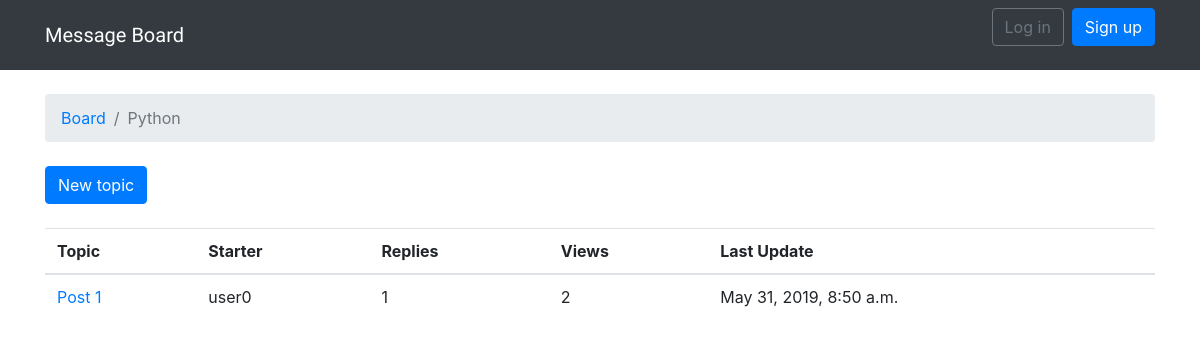
The app's page /boards/1/ with its own data.
### boards/models.py (models this page shows, shortened)
class Board(models.Model):
	name = models.CharField(max_length=30, unique=True)
	description = models.CharField(max_length=100)

class Topic(models.Model):
	subject = models.CharField(max_length=255)
	last_updated = models.DateTimeField(auto_now_add=True)
	board = models.ForeignKey(Board, related_name='topics', on_delete=models.PROTECT)
	starter = models.ForeignKey(User, related_name='topics', on_delete=models.PROTECT)
	views = models.PositiveIntegerField(default=0)

### boards/views.py (the view)
# urls.py: url(r'^boards/(?P<pk>\d+)/$', views.board_topics, name='board_topics'),
def board_topics(request, pk):
	board = get_object_or_404(Board, pk=pk)
	topics =  board.topics.order_by('-last_updated').annotate(replies=Count('posts') - 1)
	context = {'board': board, 'topics': topics}
	return render(request, 'topics.html', context)

### templates/topics.html (shortened to what this page needs)
{% extends 'base.html' %}
{% block breadcrumb %}
  <li class="breadcrumb-item"><a href="{% url 'home' %}">Board</a></li>
  <li class="breadcrumb-item active">{{ board.name }}</li>
{% endblock %}
{% block content %}
  <div class="mb-4">
    <a href="{% url 'new_topic' board.pk %}" class="btn btn-primary">New topic</a>
  </div>
  <table class="table">
    <thead class="thead-inverse">
      <tr>
        <th>Topic</th>
        <th>Starter</th>
        <th>Replies</th>
        <th>Views</th>
        <th>Last Update</th>
      </tr>
    </thead>
    <tbody>
    {% for topic in topics %}
      <tr>
        <td><a href="{% url 'topic_posts' board.pk topic.pk %}">{{ topic.subject }}</a></td>
        <td>{{ topic.starter.username }}</td>
        <td>{{ topic.replies }}</td>
        <td>{{ topic.views }}</td>
        <td>{{ topic.last_updated }}</td>
      </tr>
    {% endfor %}
    </tbody>
  </table>
{% endblock %}

### records on screen
Board: name "Python"
Topic: subject "Post 1", starter.username "user0", replies "1", views "2", last_updated "May 31, 2019, 8:50 a.m."
